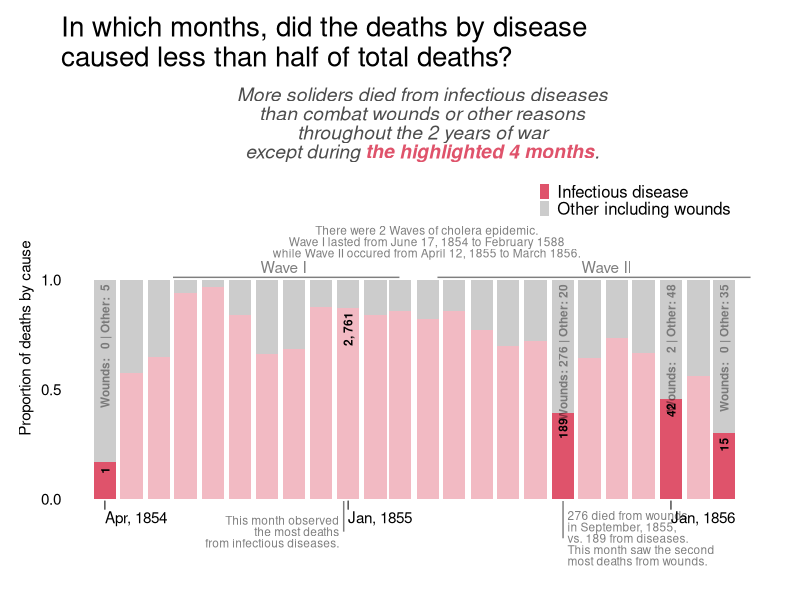
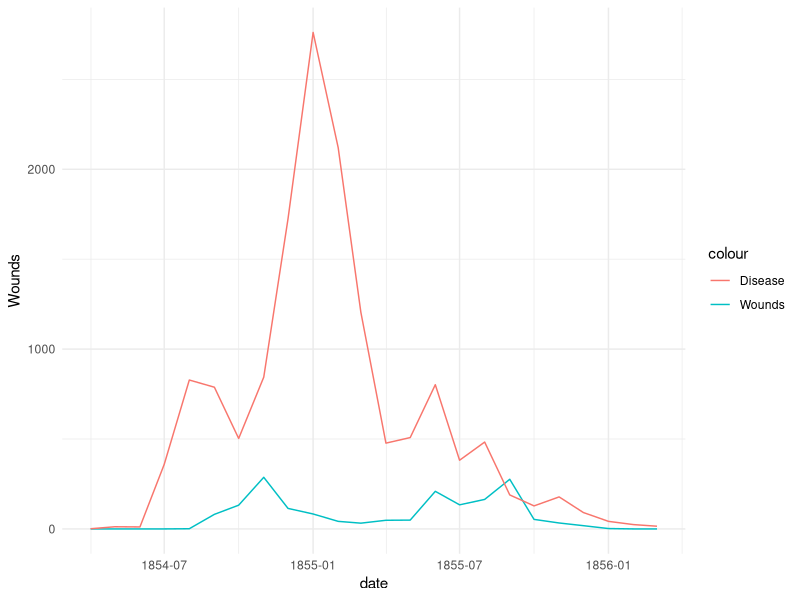
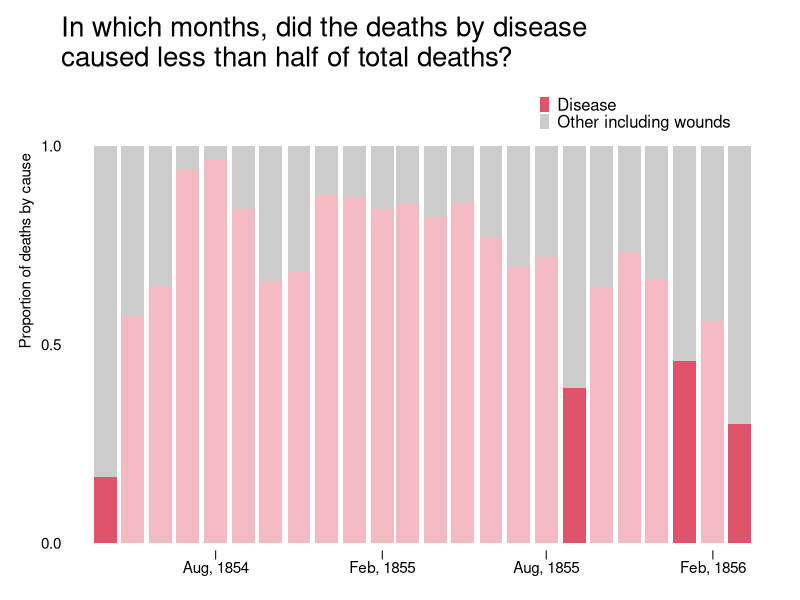
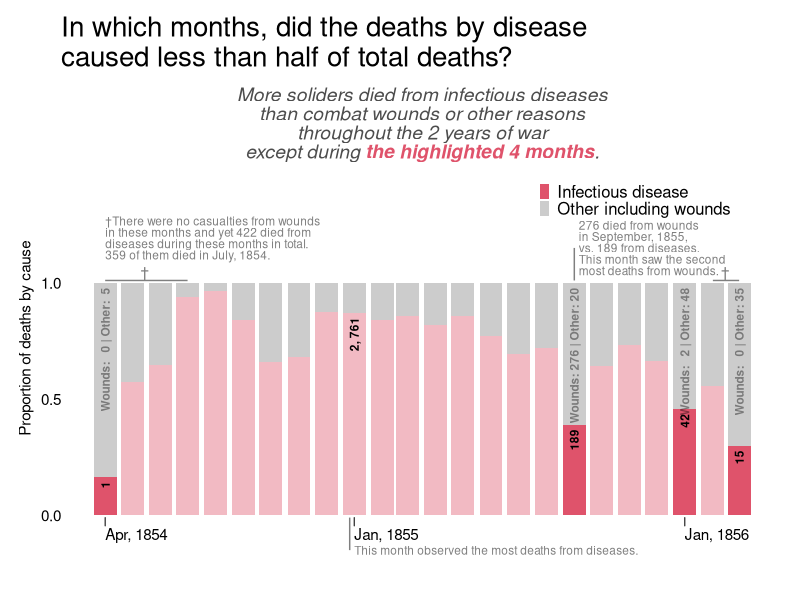
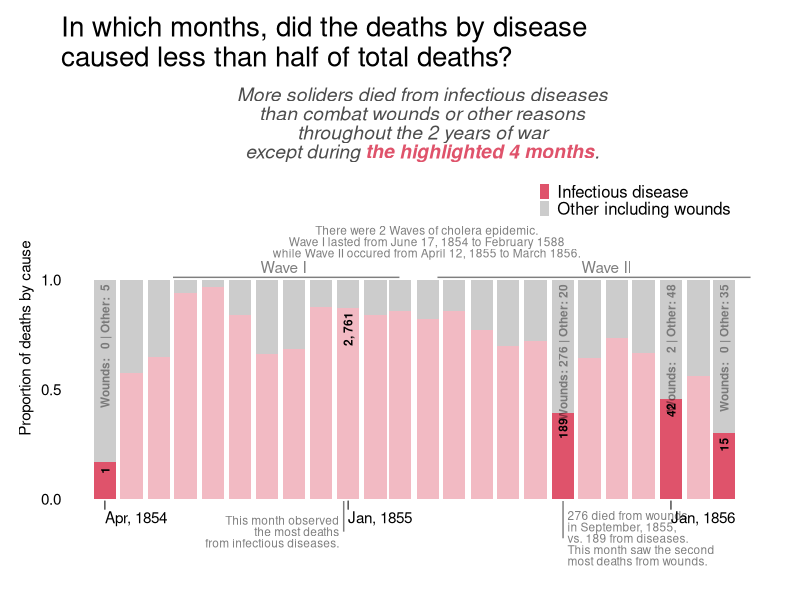
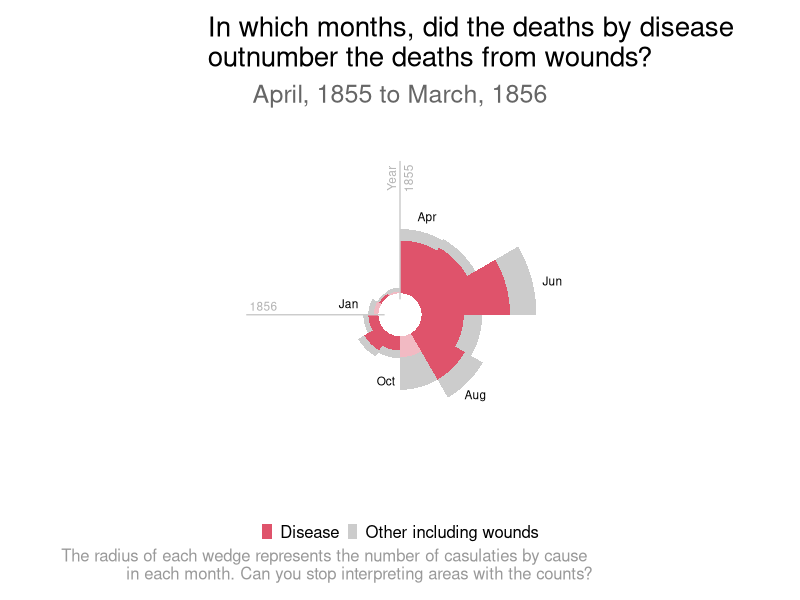

The R source for these figures, in order:
## ---- chunk 1
knitr::opts_chunk$set(echo = TRUE)
library(tidyverse)
if (!require(ggtext)) {
  install.packages("ggtext")
  library(ggtext)
}
## ---- chunk 2
# loading data
casualties <- read_csv("data/nigthingale.csv") |>
  mutate(
    # converts the Date string into a "date" object 
    # with which you can use ?scale_*_date() in ggplot
    date = as_date(Date, format = "%m/%Y")
  ) 
# create your visualization here
# you can save your plot by calling ggplot() after generatin each plot
## ---- chunk 3
casualties_long_prop <- casualties |>
  # remove unused attributes
  select(-c(Army, Date)) |>
  pivot_longer(-date) |>
  # compute proportion by cause for each date
  mutate(
    .by = "date",
    prop = value / sum(value)
  )
casualties_long_prop
## ---- chunk 4
base_plt <- casualties_long_prop |>
  ggplot(aes(
    x = date, 
    y = prop, 
    fill = name == "Disease",
    alpha = (name == "Disease" & prop < .5) 
  )) +
  geom_bar(
    stat = "identity",
    position = position_stack()
  ) +
  scale_x_date(date_breaks = "6 months", date_labels = "%b, %Y") +
  scale_y_continuous(
    breaks = c(0, .5, 1),
    expand = expansion(mult = .02) # adjust extra padding on y-axis
  ) +
  scale_fill_manual( # highlight deaths from diseases
    name = NULL,
    labels = c(`TRUE` = "Disease", `FALSE` = "Other including wounds"),
    values = c(`TRUE` = 2, `FALSE` = "grey50"),
    breaks = c(TRUE, FALSE),
    expand = c(0, 0),
    # adjusta aethetics of the legend
    guide = guide_legend(override.aes = list(alpha = c(1, 0.4)))
  ) +
  scale_alpha_manual( # highlight deaths from diseases > 0.5
    values = c(`TRUE` = 1, `FALSE` = .4),
    guide = NULL # don't include a legend
  ) +
  labs(
    x = NULL, y = "Proportion of deaths by cause    ",
    title = "In which months, did the deaths by disease\ncaused less than half of total deaths?"
  ) +
  theme_void() + # a blank theme
  theme(
    # draw the x-axis ticks
    axis.ticks.x = element_line(),
    axis.ticks.length.x = unit(6, "pt"),
    # place the y-axis title at the top
    axis.title.y = element_text(hjust = 1, angle = 90), 
    # place axix tick labels
    axis.text.x = element_text(margin = margin(b = 6)),
    axis.text.y = element_text(margin = margin(l = 6)),
    # add margins around the plot
    plot.margin = margin(12, 12, 12, 12, unit = "pt"),
    # place legend at the top right with a margin
    legend.position = "top",
    legend.justification = .9,
    legend.direction = "vertical",
    legend.box.margin = margin(t = 6),
    # adjust the legend key size
    legend.key.size = unit(8, "pt"),
    legend.text = element_text(size = 12),
    plot.title = element_text(size = 20, margin = margin(b = 10))
  )
ggsave("lec3c-base.png", base_plt)
## ---- chunk 5
max_disease <- casualties_long_prop |>
  filter(name == "Disease") |>
  filter(value == max(value))
casualties |> arrange(Wounds) # inspect
casualties |> arrange(-Wounds) # inspect
less_than_half_disease <- casualties |>
  filter(
    date %in% (
      casualties_long_prop |>
        filter(prop < .5, name == "Disease") |>
        pull(date)
    )
  ) |>
  mutate(
    label_Disease = format(Disease, big.mark = ", "),
    label_Other = paste0("Wounds: ", format(Wounds, big.mark = ", "),
                         " | Other: ", format(Other, big.mark = ", "))
  ) |>
  pivot_longer(
    starts_with("label_"), 
    values_to = "label",
    names_transform = ~ str_remove(.x, "label_")
  ) |>
  mutate(
    prop = if_else(
      name == "Disease", 
      Disease / (Disease + Wounds + Other), 
      1
    )
  )
  
disease_no_wounds <- casualties |>
  filter(Wounds == 0) |>
  pull(Disease) |>
  sum()
## ---- chunk 6
annotated_plt <- base_plt +
  # add a subtitle
  labs(
    x = NULL, y = "Proportion of deaths by cause    ",
    title = "In which months, did the deaths by disease\ncaused less than half of total deaths?",
    subtitle = "More soliders died from infectious diseases<br />than combat wounds or other reasons<br />throughout the 2 years of war<br />except during <span style='color: #df536b;'>**the highlighted 4 months**</span>."
  ) +
  scale_fill_manual( # highlight deaths from diseases
    name = NULL,
    labels = c(`TRUE` = "Infectious disease", `FALSE` = "Other including wounds"),
    values = c(`TRUE` = 2, `FALSE` = "grey50"),
    breaks = c(TRUE, FALSE),
    expand = c(0, 0),
    # adjusta aethetics of the legend
    guide = guide_legend(override.aes = list(alpha = c(1, 0.4)))
  ) +
  # allow elements outside the plotting area
  coord_cartesian(ylim = c(0, 1), clip = "off") +
  scale_y_continuous(
    breaks = c(0, .5, 1),
    expand = expansion(mult = c(.01, .25)) # adjust extra padding on y-axis
  ) +
  scale_x_date(
    breaks = ymd("1854-04-01", "1855-01-01", "1856-01-01"),
    date_labels = "%b, %Y"
  ) +
  # annotate max disease month
  annotate(
    "segment",
    x = max_disease$date - 5,
    xend = max_disease$date - 5,
    y = -.01,
    yend = -.15,
    colour = "grey50"
  ) +
  annotate(
    "text",
    x = max_disease$date,
    y = -.15,
    label = "This month observed the most deaths from diseases.",
    colour = "grey50",
    lineheight = .8,
    size = 3,
    hjust = 0,
    vjust = .5
  ) +
  annotate(
    "text",
    y = max_disease$prop - .02,
    x = max_disease$date,
    label = format(max_disease$value, big.mark = ", "),
    colour = "black",
    angle = 90,
    size = 3,
    hjust = 1,
    fontface = "bold"
  ) +
  # annotate 0 wound months
  annotate(
    "segment",
    x = ymd("1854-04-01", "1856-02-01"),
    xend = ymd("1854-07-01", "1856-03-01"),
    y = 1.01,
    yend = 1.01,
    colour = "grey50"
  ) +
  annotate(
    "text",
    x = ymd("1854-05-15", "1856-02-15"),
    y = 1.02,
    label = "†",
    vjust = 0,
    colour = "grey50"
  ) +
  annotate(
    "text",
    x = ymd("1854-04-01"),
    y = 1.1,
    label = paste0(
      "†There were no casualties from wounds\n",
      "in these months and yet ", disease_no_wounds, " died from\n",
      "diseases during these months in total.\n",
      "359 of them died in July, 1854."
    ),
    colour = "grey50",
    hjust = 0,
    vjust = 0,
    lineheight = .8,
    size = 3,
  ) +
  # annotate less than half disease months
  geom_text(
    aes(label = label),
    size = 3,
    fontface = "bold",
    hjust = 1,
    nudge_y = -.02,
    angle = 90,
    data = less_than_half_disease,
    colour = "black"
  ) +
  # annotate 276 wound months
  annotate(
    "segment",
    x = ymd("1855-09-01"),
    xend = ymd("1855-09-01"),
    y = 1.01,
    yend = 1.15,
    colour = "grey50"
  ) +
  annotate(
    "text",
    x = ymd("1855-09-01") + 5,
    y = 1.15,
    label = 
"276 died from wounds
in September, 1855,
vs. 189 from diseases.
This month saw the second 
most deaths from wounds.",
    hjust = 0,
    vjust = .5,
    lineheight = .8,
    size = 3,
    colour = "grey50"
  ) +
  theme(
    axis.text.x = element_text(margin = margin(b = 6), hjust = 0),
    plot.margin = margin(b = 36, 12, 12, 12, unit = "pt"),
    # allow markdown/html in plot subtitle (requires ggtext library)
    plot.subtitle = element_markdown(
      size = 14, 
      margin = margin(b = 8),
      colour = "grey30", 
      face = "italic",
      hjust = .5
    )
  )
ggsave("lec3c-annotate.png", annotated_plt, width = 7, height = 7)
## ---- chunk 7
annotated_plt_2 <- base_plt +
  # add a subtitle
  labs(
    x = NULL, y = "Proportion of deaths by cause    ",
    title = "In which months, did the deaths by disease\ncaused less than half of total deaths?",
    subtitle = "More soliders died from infectious diseases<br />than combat wounds or other reasons<br />throughout the 2 years of war<br />except during <span style='color: #df536b;'>**the highlighted 4 months**</span>."
  ) +
  scale_fill_manual( # highlight deaths from diseases
    name = NULL,
    labels = c(`TRUE` = "Infectious disease", `FALSE` = "Other including wounds"),
    values = c(`TRUE` = 2, `FALSE` = "grey50"),
    breaks = c(TRUE, FALSE),
    expand = c(0, 0),
    # adjusta aethetics of the legend
    guide = guide_legend(override.aes = list(alpha = c(1, 0.4)))
  ) +
  # allow elements outside the plotting area
  coord_cartesian(ylim = c(0, 1), clip = "off") +
  scale_y_continuous(
    breaks = c(0, .5, 1),
    expand = expansion(mult = c(.01, .25)) # adjust extra padding on y-axis
  ) +
  scale_x_date(
    breaks = ymd("1854-04-01", "1855-01-01", "1856-01-01"),
    date_labels = "%b, %Y"
  ) +
  # annotate max disease month
  annotate(
    "segment",
    x = max_disease$date - 5,
    xend = max_disease$date - 5,
    y = -.01,
    yend = -.15,
    colour = "grey50"
  ) +
  annotate(
    "text",
    x = max_disease$date - 10,
    y = -.15,
    label = "This month observed\n the most deaths\nfrom infectious diseases.",
    colour = "grey50",
    lineheight = .8,
    size = 3,
    hjust = 1,
    vjust = .5
  ) +
  annotate(
    "text",
    y = max_disease$prop - .02,
    x = max_disease$date,
    label = format(max_disease$value, big.mark = ", "),
    colour = "black",
    angle = 90,
    size = 3,
    hjust = 1,
    fontface = "bold"
  ) +
  # annotate cholera waves
  annotate(
    "segment",
    x = ymd("1854-06-17", "1855-04-12"),
    xend = ymd("1855-02-28", "1856-03-31"),
    y = 1.01,
    yend = 1.01,
    colour = "grey50"
  ) +
  annotate(
    "text",
    x = ymd("1854-10-20", "1855-10-20"),
    y = 1.03,
    label = c("Wave I", "Wave II") ,
    vjust = 0,
    colour = "grey50"
  ) +
  annotate(
    "text",
    x = ymd("1855-03-31"),
    y = 1.1,
    label = paste0(
      "There were 2 Waves of cholera epidemic.
Wave I lasted from June 17, 1854 to February 1588
while Wave II occured from April 12, 1855 to March 1856."
    ),
    colour = "grey50",
    hjust = .5,
    vjust = 0,
    lineheight = .8,
    size = 3,
  ) +
  # annotate less than half disease months
  geom_text(
    aes(label = label),
    size = 3,
    fontface = "bold",
    hjust = 1,
    nudge_y = -.02,
    angle = 90,
    data = less_than_half_disease,
    colour = "black"
  ) +
  # annotate 276 wound months
  annotate(
    "segment",
    x = ymd("1855-09-01"),
    xend = ymd("1855-09-01"),
    y = -.01,
    yend = -.18,
    colour = "grey50"
  ) +
  annotate(
    "text",
    x = ymd("1855-09-01") + 5,
    y = -.18,
    label = 
"276 died from wounds
in September, 1855,
vs. 189 from diseases.
This month saw the second 
most deaths from wounds.",
    hjust = 0,
    vjust = .5,
    lineheight = .8,
    size = 3,
    colour = "grey50"
  ) +
  theme(
    axis.text.x = element_text(margin = margin(b = 6), hjust = 0),
    plot.margin = margin(b = 48, 12, 12, 12, unit = "pt"),
    # allow markdown/html in plot subtitle (requires ggtext library)
    plot.subtitle = element_markdown(
      size = 14, 
      margin = margin(b = 8),
      colour = "grey30", 
      face = "italic",
      hjust = .5
    )
  )
annotated_plt_2
ggsave("lec3c-annotate-2.png", annotated_plt_2, width = 7, height = 7)
## ---- chunk 8
casualties_nightingale <- casualties_long_prop |>
  # start from April 1855
  filter(date >= ymd("1855-04-01")) |> 
  mutate(
    # use a discrete variable and create date labels manually
    yearmonth_ind = round((date - ymd("1855-04-01")) / 30),
    yearmonth_label = month(date, label = TRUE)
  )

rose_plt <- casualties_nightingale |>
  ggplot() +
  geom_bar(
    aes(
      x = yearmonth_ind, 
      y = value, 
      fill = name == "Disease",
      alpha = (name == "Disease" & prop > .5) 
    ),
    stat = "identity",
    width = 1,
    position = position_stack()
  ) +
  # note that yearmonth is no long a date type
  scale_x_continuous(expand = c(0, 0)) +
  scale_y_continuous(breaks = c(0, .5, 1)) +
  scale_fill_manual( # highlight deaths from diseases
    name = NULL,
    labels = c(`TRUE` = "Disease", `FALSE` = "Other including wounds"),
    values = c(`TRUE` = 2, `FALSE` = "grey50"),
    breaks = c(TRUE, FALSE),
    # adjusta aethetics of the legend
    guide = guide_legend(override.aes = list(alpha = c(1, 0.4)))
  ) +
  scale_alpha_manual( # highlight deaths from diseases > 0.5
    values = c(`TRUE` = 1, `FALSE` = .4),
    guide = NULL # don't include a legend
  ) +
  # add vertical lines for the beginning of years
  geom_vline(xintercept = c(-0.5, 8.5), colour = "grey80") +
  # annotate dates manually
  annotate(
    "text", 
    x = c(-.5, 8.5), 
    y = casualties_nightingale |>
      summarise(.by = "date", value = sum(value)) |>
      pull(value) |>
      max(),
    label = c("Year\n1855", "1856\n"),
    angle = c(90, 0),
    colour = "grey70",
    size = 3
  ) +
  geom_text(
    aes(x = yearmonth_ind, y = total, label = yearmonth_label),
    vjust = c(0, 1, 1, 2, 0.5), hjust = c(.4, 0, .5, .5, 1), 
    nudge_y = 100, size = 3, 
    data = casualties_nightingale |>
      summarise(
        .by = c("yearmonth_ind", "yearmonth_label"), 
        total = sum(value)
      ) |>
      filter(
        yearmonth_ind %in% c(0, 2, 4, 6, 9)
      )
  ) +
  labs(
    title = "In which months, did the deaths by disease\noutnumber the deaths from wounds?",
    subtitle = "April, 1855 to March, 1856",
    captionn = paste(
      "The radius of each wedge represents the number of casulaties by cause \nin each month.",
      "Can you stop interpreting areas with the counts?"
    )
  ) +
  coord_radial(theta = "x", inner.radius = .1, start = 0) +
  theme_void() + # a blank theme
  theme(
    # add margins around the plot
    plot.margin = margin(12, 12, 12, 12, unit = "pt"),
    # place legend at the bottom center with a margin
    legend.position = "bottom",
    legend.box.margin = margin(t = 6),
    # adjust the legend key size
    legend.key.size = unit(8, "pt"),
    legend.text = element_text(size = 12),
    plot.title = element_text(size = 20, margin = margin(b = 8)),
    plot.subtitle = element_text(size = 18, margin = margin(b = 10), 
                                 colour = "grey40", hjust = .5),
    plot.caption = element_text(
      size = 12, colour = "grey60", margin = margin(t = 6), hjust = 1
    ),
    plot.caption.position = "plot"
  )
ggsave("lec3c-rose.png", rose_plt)
## ---- chunk 9
ggplot(casualties, aes(x = date)) +
  theme_minimal() +
  geom_line(aes(y = Wounds, colour = "Wounds")) +
  geom_line(aes(y = Disease, colour = "Disease"))
